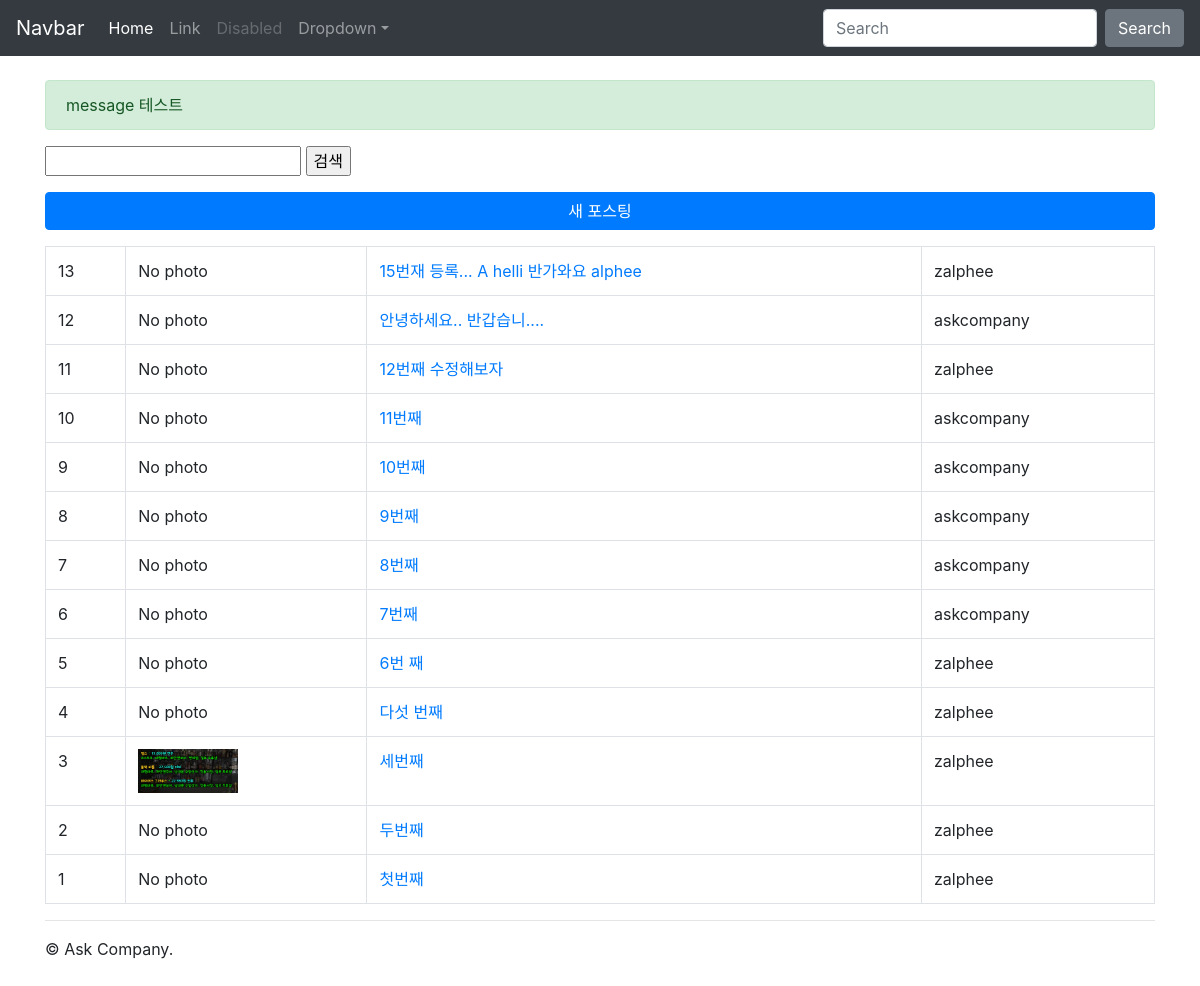
The app's page /instagram/, older data.
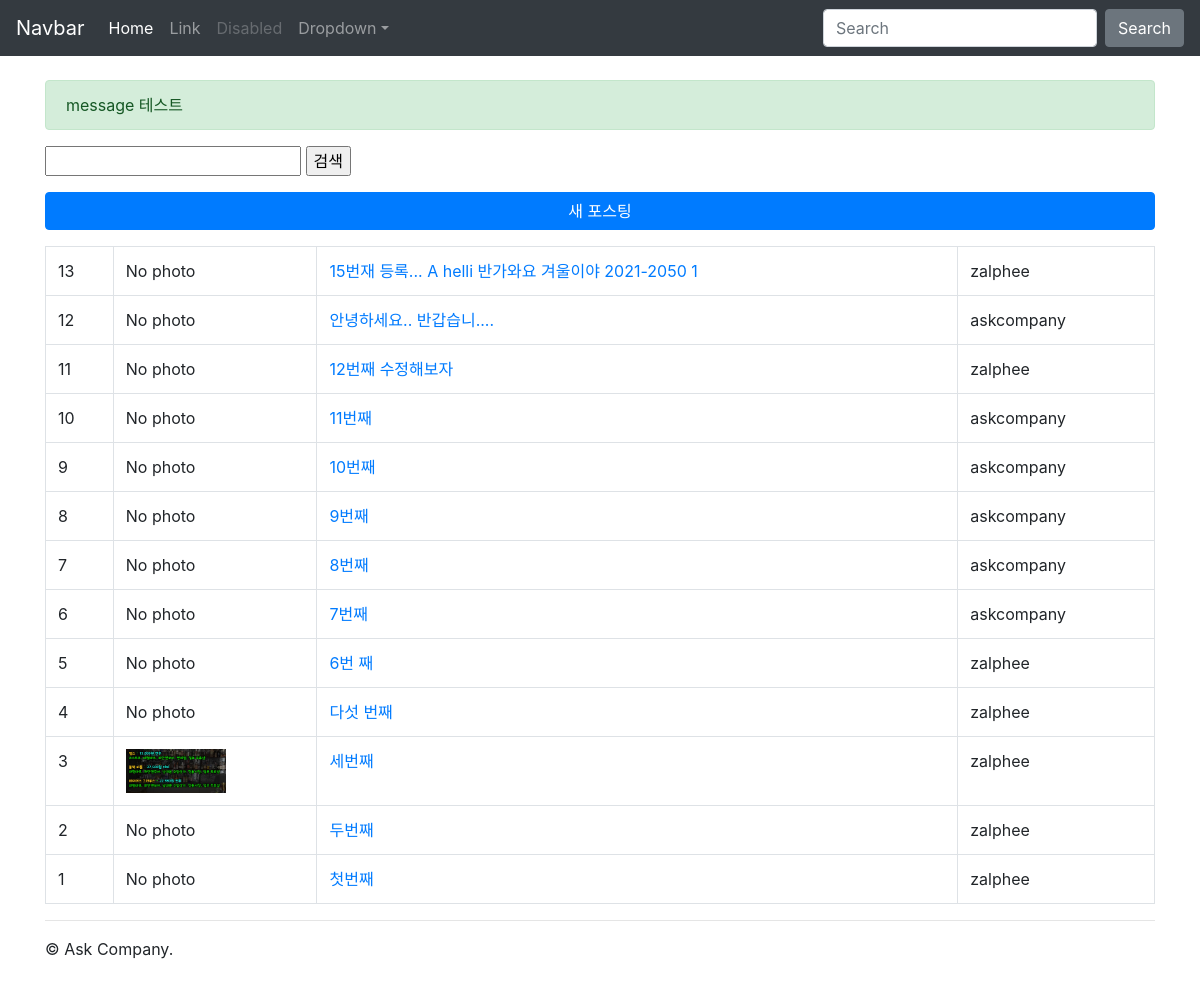
The same page, newer data.
### instagram/models.py (models this page shows, shortened)
class Post(models.Model):
    author = models.ForeignKey(settings.AUTH_USER_MODEL, on_delete=CASCADE, related_name="instagram_post_set")
    message = models.TextField(
        validators=[MinLengthValidator(10)]
    )
    photo = models.ImageField(blank=True, upload_to='instagram/post/images/%Y/%m/%d/')
    tag_set = models.ManyToManyField('Tag', blank=True)
    is_public = models.BooleanField(default=False, verbose_name='공개여부')
    created_at = models.DateTimeField(auto_now_add=True)
    updated_at = models.DateTimeField(auto_now=True)
    class Meta:
        ordering = ['-id']
    def get_absolute_url(self):
        return reverse('instagram:post_detail', args=[self.pk])
    def message_length(self):
        return len(self.message)
    message_length.short_description = "메시지 글자수"

### instagram/views.py (the view)
# urls.py: path('', views.post_list, name='post_list'),
def post_list(request):
    qs = Post.objects.all()
    q = request.GET.get('q', '')
    if q:
        qs = qs.filter(message__icontains=q)
    messages.success(request, 'message 테스트')
    return render(request, 'instagram/post_list.html', {
        'post_list': qs,
        'q': q,
    })

### instagram/templates/instagram/post_list.html (shortened to what this page needs)
{% extends "instagram/layout.html" %}
{% load bootstrap4 %}
{% block content %}
    <form action="" method="get">
        <input type="text" name="q" value="{{ q }}">
        <input type="submit" value="검색"/>
    </form>
    <a href="{% url 'instagram:post_new' %}" class="btn btn-primary btn-block mt-3 mb-3">새 포스팅</a>
    <table class='table table-bordered table-hover'>
        <tbody>
            {% for post in post_list %}
            <tr>
                <td>
                    {{ post.pk }}
                </td>
                <td>
                    {% if post.photo %}
                        <img src="{{ post.photo.url }}" alt="" style="width:100px;">
                    {% else %}
                        No photo
                    {% endif %}
                </td>
                <td>
                    <a href="{{ post.get_absolute_url }}">
                        {{ post.message }}
                    </a>
                </td>
                <td>
                    {{ post.author }}
                </td>
            </tr>
            {% endfor %}
            </tbody>
    </table>
{% endblock content %}

### instagram/templates/instagram/layout.html (shortened to what this page needs)
{% load static %}
<!DOCTYPE html>
<html lang="en">
<head>
    <link rel="stylesheet" href="{% static 'bootstrap-4.6.1-dist/css/bootstrap.css' %}">
</head>
<body>
    <nav class="navbar navbar-expand-md navbar-dark bg-dark fixed-top ">
      <a class="navbar-brand" href="#">Navbar</a>
      <div class="collapse navbar-collapse" id="navbarsExampleDefault">
        <ul class="navbar-nav mr-auto">
          <li class="nav-item active">
            <a class="nav-link" href="#">Home <span class="sr-only">(current)</span></a>
          </li>
          <li class="nav-item">
            <a class="nav-link" href="#">Link</a>
          </li>
          <li class="nav-item">
            <a class="nav-link disabled">Disabled</a>
          </li>
          <li class="nav-item dropdown">
            <a class="nav-link dropdown-toggle" href="#" id="dropdown01" data-toggle="dropdown" aria-expanded="false">Dropdown</a>
          </li>
        </ul>
        <form class="form-inline my-2 my-lg-0">
          <input class="form-control mr-sm-2" type="text" placeholder="Search" aria-label="Search">
          <button class="btn btn-secondary my-2 my-sm-0" type="submit">Search</button>
        </form>
      </div>
    </nav>
    <div class="container">
        <div class="row">
            <div class="col-sm-12">
                {% for message in messages %}
                    <div class="alert alert-{{ message.tags }}" >
                        {{ message.message }}
                    </div>
                {% endfor %}
                {% block content %}
                {% endblock content %}
                <hr>
                &copy; Ask Company.
            </div>
        </div>
    </div>
</body>
</html>

### instagram/templates/instagram/layout.html (style rules this page uses)
body { padding-top: 5rem; padding-bottom: 2rem; }

Row changes from the older to the newer data that the page shows:
changed Post id 13: message "15번재 등록... A helli 반가와요 alphee" → "15번재 등록... A helli 반가와요 겨울이야 2021-2050 1"
